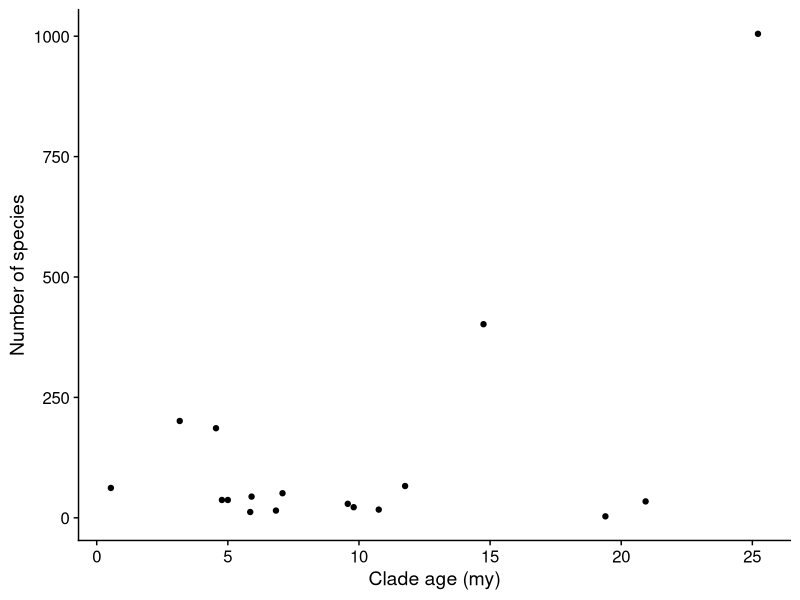
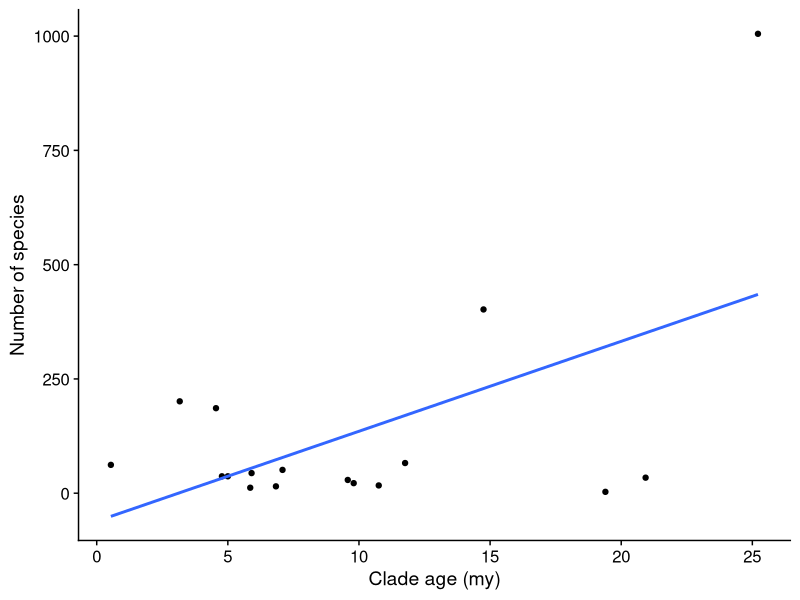
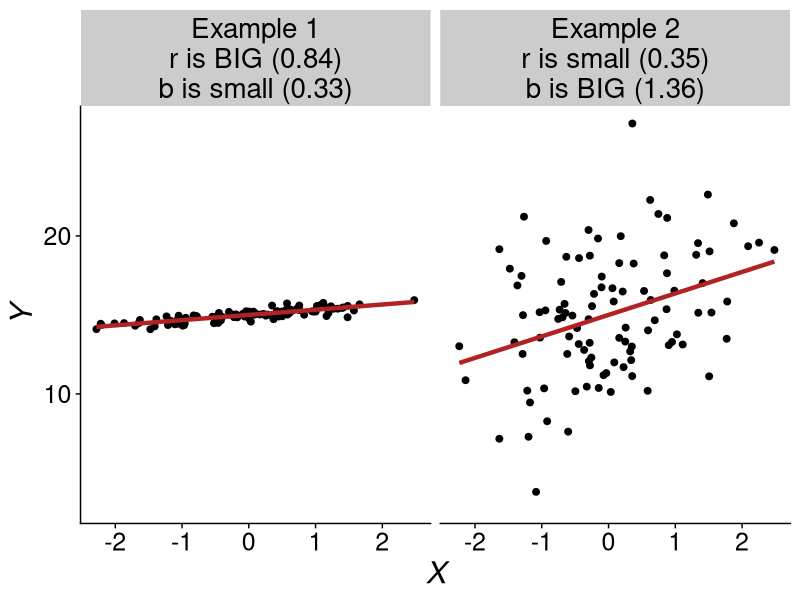
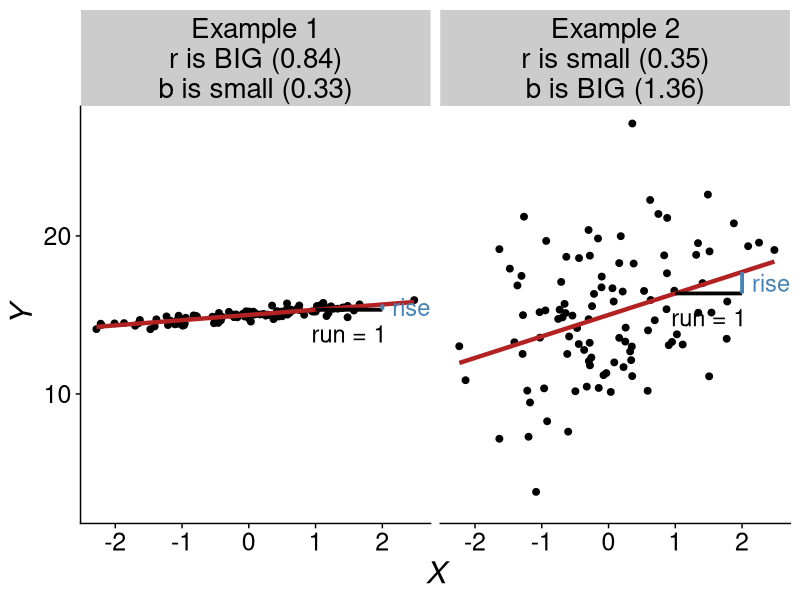
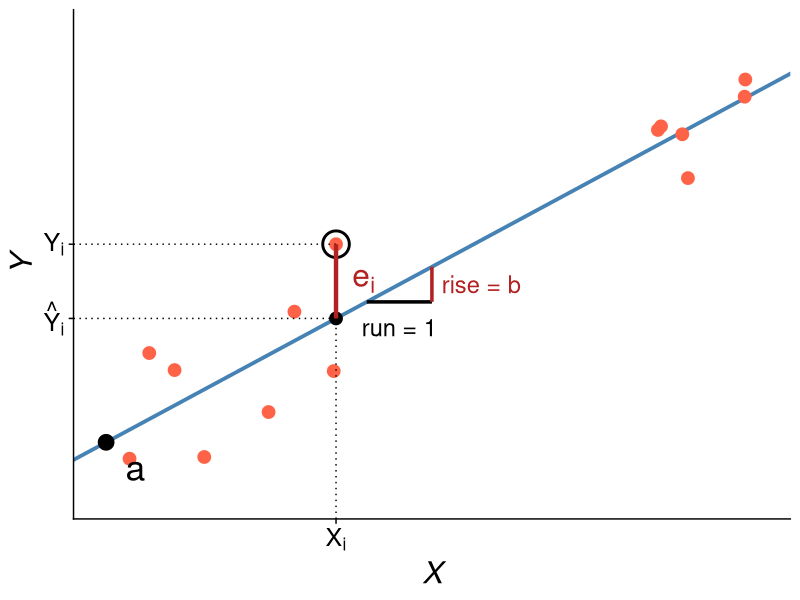
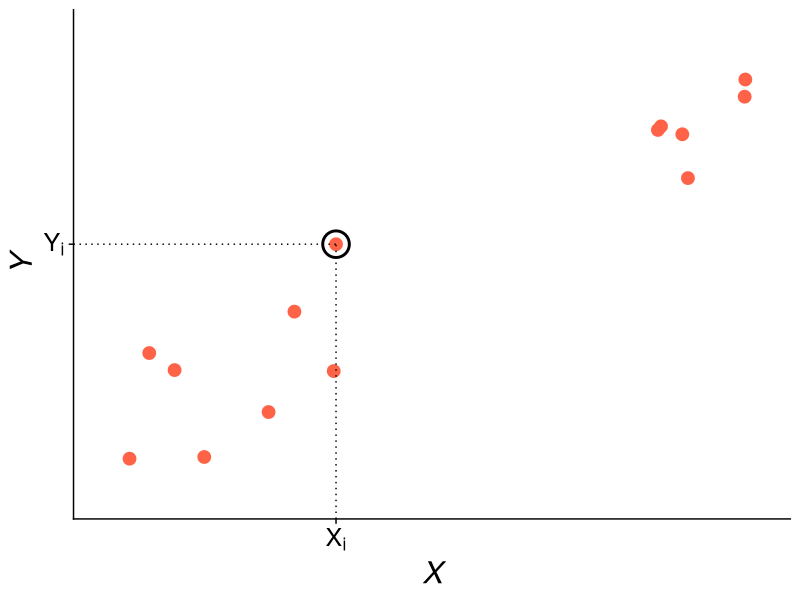
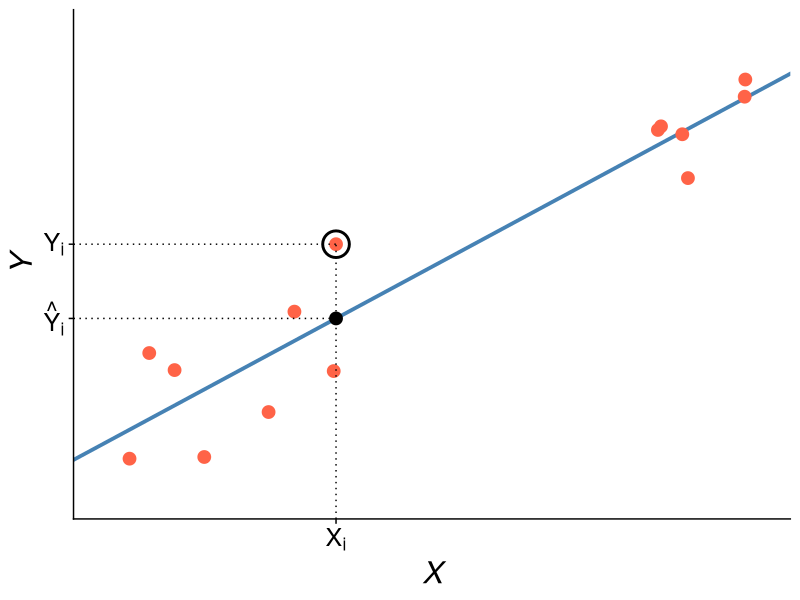
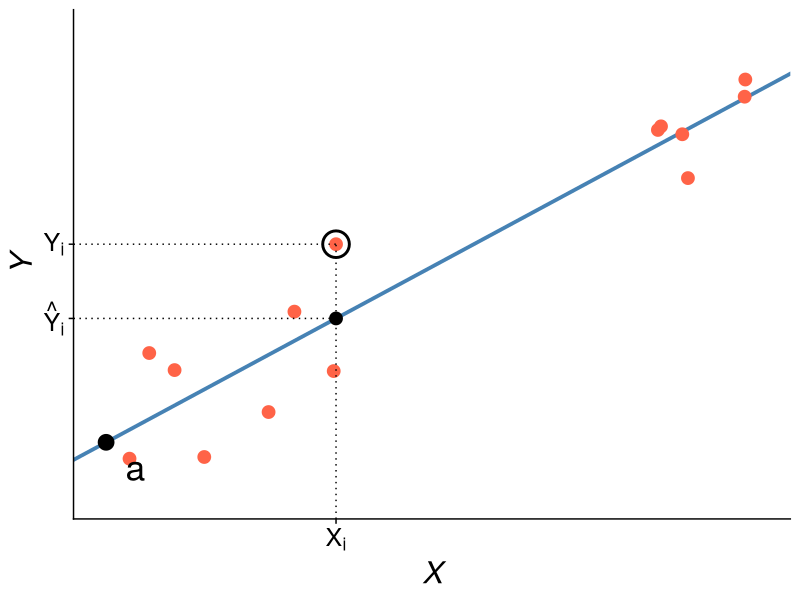

Write the R code that produced these figures, in order.
## ---- chunk 1
knitr::opts_chunk$set(echo = FALSE, warning = FALSE,
                      message = FALSE, eval = TRUE)

library(cowplot)
library(ggplot2)
library(dplyr)
library(viridis)
library(glue)
library(stringr)
library(tidyr)
library(purrr)
library(magrittr)
## ---- chunk 2
#| fig-align: center
#| fig-width: 4
#| fig-height: 3
#| out-width: "6.5in"

hi_insect <- read.csv("../data/hembry_etal.csv")
hi_insect$clade_richness <- round(hi_insect$clade_richness)

ggplot(hi_insect, aes(x = clade_age, y = clade_richness)) +
    geom_point() +
    theme_cowplot() +
    xlab("Clade age (my)") +
    ylab("Number of species")
## ---- chunk 3
cor.test(hi_insect$clade_age, hi_insect$clade_richness)
## ---- chunk 4
#| fig-align: center
#| fig-width: 4
#| fig-height: 3
#| out-width: "5in"

hi_insect <- read.csv("../data/hembry_etal.csv")
hi_insect$clade_richness <- round(hi_insect$clade_richness)

ggplot(hi_insect, aes(x = clade_age, y = clade_richness)) +
    geom_point() +
    theme_cowplot() +
    xlab("Clade age (my)") +
    ylab("Number of species") +
    geom_smooth(method = "lm", se = FALSE)
## ---- chunk 5
#| include: false

# ---- shared look ------------------------------------------------------------

line_col <- "steelblue"
pt_col <- "tomato"

theme_slides <- function() {
    theme_cowplot() +
        theme(
            axis.text = element_text(size = 18),
            axis.title = element_text(size = 22),
            strip.text = element_text(size = 20),
            plot.title = element_text(size = 22)
        )
}

xlab_i <- expression(italic(X))
ylab_i <- expression(italic(Y))

# ---- correlation vs regression panels ---------------------------------------

# n points with sample correlation exactly r and sample slope exactly b
sim_rb <- function(n, r, b, a = 15) {
    x <- as.numeric(scale(rnorm(n)))
    z <- as.numeric(scale(resid(lm(rnorm(n) ~ x))))
    sigma <- b * sqrt(1 / r ^ 2 - 1)
    data.frame(x = x, y = a + b * x + sigma * z)
}

set.seed(20211027)
panel_names <- c("Example 1\nr is BIG (0.84)\nb is small (0.33)",
                 "Example 2\nr is small (0.35)\nb is BIG (1.36)")
cr_df <- rbind(
    data.frame(sim_rb(100, 0.84, 0.33), panel = panel_names[1]),
    data.frame(sim_rb(100, 0.35, 1.36), panel = panel_names[2])
)
cr_df$panel <- factor(cr_df$panel, levels = panel_names)

cr_tri <- data.frame(
    panel = factor(panel_names, levels = panel_names),
    b = c(0.33, 1.36)
)
cr_tri$y0 <- 15 + cr_tri$b
cr_tri$y1 <- 15 + 2 * cr_tri$b

cr_plot <- function(triangle = FALSE) {
    p <- ggplot(cr_df, aes(x, y)) +
        facet_wrap(vars(panel)) +
        geom_point(size = 2) +
        geom_smooth(method = "lm", formula = y ~ x, se = FALSE,
                    color = "firebrick", linewidth = 1.5)
    if (triangle) {
        p <- p +
            geom_segment(data = cr_tri, aes(x = 1, xend = 2, y = y0, yend = y0),
                         linewidth = 1.3) +
            geom_segment(data = cr_tri, aes(x = 2, xend = 2, y = y0, yend = y1),
                         linewidth = 1.3, color = line_col) +
            geom_text(data = cr_tri, aes(x = 1.5, y = y0 - 1.5, label = "run = 1"),
                      size = 6) +
            geom_text(data = cr_tri, aes(x = 2.15, y = (y0 + y1) / 2, label = "rise"),
                      size = 6, hjust = 0, color = line_col)
    }
    p +
        coord_cartesian(ylim = c(3, 27)) +
        xlab(xlab_i) +
        ylab(ylab_i) +
        theme_slides()
}

# ---- simple simulated x vs y (y increases with x) ---------------------------

set.seed(20211027)
sim_df <- data.frame(x = runif(14, 0, 10))
sim_df$y <- 2 + 0.8 * sim_df$x + rnorm(14, sd = 1.2)
sim_model <- lm(y ~ x, data = sim_df)
a_sim <- unname(coef(sim_model)[1])
b_sim <- unname(coef(sim_model)[2])
k_sim <- which.max(residuals(sim_model))

# stage 1: a data point; 2: its prediction; 3: intercept; 4: slope; 5: residual
nomen_plot <- function(stage = 1) {
    xi <- sim_df$x[k_sim]
    yi <- sim_df$y[k_sim]
    yhat <- unname(fitted(sim_model)[k_sim])
    ymax <- ceiling(max(sim_df$y)) + 1
    ybreaks <- yi
    ylabs <- expression(Y[i])
    if (stage >= 2) {
        ybreaks <- c(yhat, yi)
        ylabs <- expression(hat(Y)[i], Y[i])
    }

    p <- ggplot(sim_df, aes(x, y))
    if (stage >= 2) {
        p <- p + geom_abline(intercept = a_sim, slope = b_sim,
                             color = line_col, linewidth = 1.3)
    }
    p <- p +
        geom_point(color = pt_col, size = 4) +
        annotate("point", x = xi, y = yi, shape = 1, size = 8, stroke = 1.5) +
        annotate("segment", x = xi, xend = xi, y = 0, yend = yi, linetype = "dotted") +
        annotate("segment", x = -0.5, xend = xi, y = yi, yend = yi, linetype = "dotted")

    if (stage >= 2) {
        p <- p +
            annotate("point", x = xi, y = yhat, size = 4) +
            annotate("segment", x = -0.5, xend = xi, y = yhat, yend = yhat,
                     linetype = "dotted")
    }
    if (stage >= 3) {
        p <- p +
            annotate("point", x = 0, y = a_sim, size = 5) +
            annotate("text", x = 0.45, y = a_sim - 0.6, label = "a", size = 9)
    }
    if (stage >= 4) {
        x0 <- 4
        y0 <- a_sim + b_sim * x0
        y1 <- a_sim + b_sim * (x0 + 1)
        p <- p +
            annotate("segment", x = x0, xend = x0 + 1, y = y0, yend = y0,
                     linewidth = 1.2) +
            annotate("segment", x = x0 + 1, xend = x0 + 1, y = y0, yend = y1,
                     linewidth = 1.2, color = "firebrick") +
            annotate("text", x = x0 + 0.5, y = y0 - 0.6, label = "run = 1", size = 6) +
            annotate("text", x = x0 + 1.15, y = (y0 + y1) / 2, label = "rise = b",
                     size = 6, hjust = 0, color = "firebrick")
    }
    if (stage >= 5) {
        p <- p +
            annotate("segment", x = xi, xend = xi, y = yhat, yend = yi,
                     linewidth = 1.5, color = "firebrick") +
            annotate("text", x = xi + 0.25, y = (yhat + yi) / 2, label = "e[i]",
                     parse = TRUE, size = 8, hjust = 0, color = "firebrick")
    }

    p +
        scale_x_continuous(breaks = xi, labels = expression(X[i])) +
        scale_y_continuous(breaks = ybreaks, labels = ylabs) +
        coord_cartesian(xlim = c(-0.5, 10.5), ylim = c(0, ymax), expand = FALSE) +
        xlab(xlab_i) +
        ylab(ylab_i) +
        theme_slides()
}

# zoomed-in view of one residual
zoom_plot <- function() {
    xi <- sim_df$x[k_sim]
    yi <- sim_df$y[k_sim]
    yhat <- unname(fitted(sim_model)[k_sim])
    ymid <- (yi + yhat) / 2
    ggplot() +
        geom_abline(intercept = a_sim, slope = b_sim, color = line_col, linewidth = 1.5) +
        annotate("segment", x = xi, xend = xi, y = yhat, yend = yi,
                 linewidth = 1.5, color = "firebrick") +
        annotate("point", x = xi, y = yi, size = 7, color = pt_col) +
        annotate("point", x = xi, y = yhat, size = 7) +
        annotate("text", x = xi - 0.1, y = yi, label = "Y[i]",
                 parse = TRUE, hjust = 1, size = 10) +
        annotate("text", x = xi - 0.1, y = yhat, label = "hat(Y)[i]",
                 parse = TRUE, hjust = 1, size = 10) +
        annotate("text", x = xi + 0.1, y = ymid, label = "e[i] == Y[i] - hat(Y)[i]",
                 parse = TRUE, hjust = 0, size = 10, color = "firebrick") +
        coord_cartesian(xlim = xi + c(-0.8, 2.6), ylim = ymid + c(-1, 1)) +
        theme_void() +
        theme(plot.background = element_rect(color = "grey60", fill = NA, linewidth = 1))
}

# ---- least squares ----------------------------------------------------------

# sum of squared residuals for a line with slope b_try through the means
ss_fun <- function(b_try) {
    a_try <- mean(sim_df$y) - b_try * mean(sim_df$x)
    sum((sim_df$y - a_try - b_try * sim_df$x) ^ 2)
}
ss_attempt <- sapply(c(-b_sim, 0, b_sim), ss_fun)

ls_plot <- function(b_try) {
    a_try <- mean(sim_df$y) - b_try * mean(sim_df$x)
    d <- sim_df
    d$pred <- a_try + b_try * d$x
    ggplot(d, aes(x, y)) +
        geom_segment(aes(xend = x, yend = pred), color = "firebrick", linewidth = 1) +
        geom_abline(intercept = a_try, slope = b_try, color = line_col, linewidth = 1.3) +
        geom_point(color = pt_col, size = 4) +
        coord_cartesian(xlim = c(0, 10), ylim = c(0, ceiling(max(d$y)) + 1)) +
        labs(subtitle = paste0("a = ", round(a_try, 2), "; b = ", round(b_try, 2),
                               "; SS_resid = ", round(sum((d$y - d$pred)^2), 2))) +
        xlab(xlab_i) +
        ylab(ylab_i) +
        theme_slides()
}

ls_curve <- function() {
    bs <- seq(-1.2 * b_sim, 2 * b_sim, length.out = 200)
    curve_df <- data.frame(b = bs, ss = sapply(bs, ss_fun))
    pts <- data.frame(b = c(-b_sim, 0, b_sim), ss = ss_attempt,
                      label = c("attempt 1", "attempt 2", "attempt 3"))
    ggplot(curve_df, aes(b, ss)) +
        geom_line(linewidth = 1.2) +
        geom_point(data = pts, size = 6, color = pt_col) +
        geom_text(data = pts, aes(label = label), hjust = -0.15, vjust = -0.6, size = 6) +
        scale_x_continuous(expand = expansion(mult = c(0.05, 0.3))) +
        xlab("slope (b)") +
        ylab(expression(SS[resid])) +
        theme_slides()
}

# ---- assumptions ------------------------------------------------------------

# normal distributions of Y centered on the line at four values of X
assump_plot <- function() {
    xs <- c(2, 4, 6, 8)
    a0 <- 1
    b0 <- 0.8
    dens <- do.call(rbind, lapply(xs, function(xx) {
        mu <- a0 + b0 * xx
        yy <- seq(mu - 3, mu + 3, length.out = 100)
        d <- dnorm(yy, mu, 1)
        data.frame(grp = xx, x = c(xx + 2 * d, xx, xx), y = c(yy, yy[100], yy[1]))
    }))
    ggplot() +
        geom_polygon(data = dens, aes(x, y, group = grp), fill = "skyblue",
                     color = line_col, alpha = 0.7) +
        geom_abline(intercept = a0, slope = b0, linewidth = 1.2) +
        scale_x_continuous(breaks = xs, labels = expression(X[1], X[2], X[3], X[4])) +
        coord_cartesian(xlim = c(0.5, 10), ylim = c(0, 11)) +
        xlab(xlab_i) +
        ylab(ylab_i) +
        theme_slides() +
        theme(axis.text.y = element_blank(), axis.ticks.y = element_blank())
}

# a relationship a line cannot describe: Y = a X^b
set.seed(20211029)
pow_df <- data.frame(x = seq(1, 10, length.out = 25))
pow_df$y <- 0.8 * pow_df$x ^ 1.8 * exp(rnorm(25, sd = 0.1))

# ---- slopes and intercepts --------------------------------------------------

slope_plot <- function(a, b) {
    ggplot() +
        geom_abline(intercept = a, slope = b, linewidth = 1.5) +
        coord_cartesian(xlim = c(0, 10), ylim = c(0, 10)) +
        xlab(xlab_i) +
        ylab(ylab_i) +
        theme_slides() +
        theme(axis.text = element_blank(), axis.ticks = element_blank())
}

intercept_plot <- function() {
    ggplot() +
        geom_abline(intercept = 6, slope = 0.4, color = line_col, linewidth = 1.5) +
        geom_abline(intercept = 2, slope = 0.4, color = "goldenrod", linewidth = 1.5) +
        annotate("text", x = 0.5, y = 6.8, label = "a[1]", parse = TRUE, size = 9,
                 color = line_col) +
        annotate("text", x = 0.5, y = 2.8, label = "a[2]", parse = TRUE, size = 9,
                 color = "goldenrod") +
        annotate("text", x = 8, y = 9.8, label = "drug", size = 8, color = line_col) +
        annotate("text", x = 8, y = 5.8, label = "placebo", size = 8,
                 color = "goldenrod") +
        coord_cartesian(xlim = c(0, 10), ylim = c(0, 11)) +
        xlab("dose") +
        ylab("response") +
        theme_slides() +
        theme(axis.text = element_blank(), axis.ticks = element_blank())
}

# ---- radiocarbon dating of Hawaiian lava flows (simulated) ------------------
# Charcoal under a flow loses 14C after the trees burn. Percent depletion
# below modern is 100 * (1 - exp(-age / 8033)) plus lab measurement scatter.

set.seed(20211028)
lava_data <- data.frame(eruption_age = sort(round(runif(16, 150, 1600))))
lava_data$c14_depletion <- round(100 * (1 - exp(-lava_data$eruption_age / 8033)) +
                                     rnorm(16, sd = 0.6), 2)

lava_model <- lm(eruption_age ~ c14_depletion, data = lava_data)

n_lava <- nrow(lava_data)
lava_df <- n_lava - 2
a_lava <- unname(coef(lava_model)[1])
b_lava <- unname(coef(lava_model)[2])
ss_resid <- sum(residuals(lava_model) ^ 2)
ms_resid <- ss_resid / lava_df
ss_x <- sum((lava_data$c14_depletion - mean(lava_data$c14_depletion)) ^ 2)
se_b <- sqrt(ms_resid / ss_x)
t_b <- b_lava / se_b
p_b <- 2 * pt(q = t_b, df = lava_df, lower.tail = FALSE)
t_crit <- qt(p = 0.05 / 2, df = lava_df, lower.tail = FALSE)
ci_lo <- b_lava - t_crit * se_b
ci_hi <- b_lava + t_crit * se_b
k_lava <- which.max(abs(residuals(lava_model)))

lava_xlab <- expression(""^14 * "C depletion (%)")
lava_ylab <- "Flow age (years BP)"

# line: fitted line; resid: residual segments; band: 95% confidence band;
# predict_x: draw arrows from X to the line to Y-hat; mark_i: label one point
lava_plot <- function(line = TRUE, resid = FALSE, band = FALSE,
                      predict_x = NULL, mark_i = FALSE) {
    d <- lava_data
    d$fit <- fitted(lava_model)
    p <- ggplot(d, aes(c14_depletion, eruption_age))
    if (resid) {
        p <- p + geom_segment(aes(xend = c14_depletion, yend = fit),
                              color = "firebrick", linewidth = 1)
    }
    if (line) {
        p <- p + geom_smooth(method = "lm", formula = y ~ x, se = band,
                             color = line_col, linewidth = 1.3)
    }
    p <- p + geom_point(color = pt_col, size = 4)
    if (!is.null(predict_x)) {
        py <- a_lava + b_lava * predict_x
        p <- p +
            annotate("segment", x = predict_x, xend = predict_x, y = 0, yend = py,
                     linetype = "dashed", arrow = arrow(length = unit(0.12, "in"))) +
            annotate("segment", x = predict_x, xend = 0, y = py, yend = py,
                     linetype = "dashed", arrow = arrow(length = unit(0.12, "in"))) +
            annotate("text", x = 0.6, y = py + 70, label = "hat(Y)", parse = TRUE,
                     size = 9, hjust = 0)
    }
    if (mark_i) {
        xk <- d$c14_depletion[k_lava]
        yk <- d$eruption_age[k_lava]
        fk <- d$fit[k_lava]
        p <- p +
            annotate("point", x = xk, y = fk, size = 5) +
            annotate("text", x = xk + 0.5, y = yk, label = "Y[i]", parse = TRUE,
                     size = 8, hjust = 0) +
            annotate("text", x = xk + 0.5, y = fk, label = "hat(Y)[i]", parse = TRUE,
                     size = 8, hjust = 0) +
            annotate("text", x = xk - 0.5, y = (yk + fk) / 2,
                     label = "e[i] == Y[i] - hat(Y)[i]", parse = TRUE,
                     size = 7, hjust = 1, color = "firebrick")
    }
    p +
        coord_cartesian(xlim = c(0, 20), ylim = c(0, 1800), expand = FALSE) +
        xlab(lava_xlab) +
        ylab(lava_ylab) +
        theme_slides()
}

# ---- diagnostics ------------------------------------------------------------

resid_plot <- function(model) {
    d <- data.frame(fit = fitted(model), res = residuals(model))
    ggplot(d, aes(fit, res)) +
        geom_hline(yintercept = 0, linetype = "dashed", color = "grey50") +
        geom_point(size = 3) +
        xlab(expression(hat(Y))) +
        ylab("Residuals") +
        theme_slides()
}

qq_plot <- function(model) {
    d <- data.frame(r = rstandard(model))
    ggplot(d, aes(sample = r)) +
        stat_qq(size = 3) +
        stat_qq_line(linetype = "dashed", color = "grey50") +
        xlab("Theoretical quantiles") +
        ylab("Standardized residuals") +
        theme_slides()
}

data_plot <- function(d) {
    ggplot(d, aes(x, y)) +
        geom_point(color = pt_col, size = 3) +
        geom_smooth(method = "lm", formula = y ~ x, se = FALSE, color = line_col,
                    linewidth = 1.3) +
        xlab(xlab_i) +
        ylab(ylab_i) +
        theme_slides() +
        theme(axis.text = element_blank(), axis.ticks = element_blank())
}

set.seed(20211030)
good_df <- data.frame(x = runif(40, 0, 10))
good_df$y <- 2 + 0.8 * good_df$x + rnorm(40)
good_model <- lm(y ~ x, data = good_df)

nl_df <- data.frame(x = runif(40, 0, 10))
nl_df$y <- 1 + 0.35 * nl_df$x ^ 2 + rnorm(40, sd = 1.5)
nl_model <- lm(y ~ x, data = nl_df)

hv_df <- data.frame(x = runif(40, 0, 10))
hv_df$y <- 2 + 0.8 * hv_df$x + rnorm(40, sd = 0.2 + 0.3 * hv_df$x)
hv_model <- lm(y ~ x, data = hv_df)

bad_df <- data.frame(x = runif(40, 0, 10))
bad_df$y <- 2 + 0.8 * bad_df$x + 0.4 * bad_df$x * (rexp(40) - 1)
bad_model <- lm(y ~ x, data = bad_df)

# ---- hypotheses about the slope and sums of squares -------------------------

hyp_plot <- function(beta, seed) {
    set.seed(seed)
    d <- data.frame(x = runif(30, 0, 10))
    d$y <- 5 + beta * (d$x - 5) + rnorm(30, sd = 1.3)
    ggplot(d, aes(x, y)) +
        geom_point(color = pt_col, size = 3) +
        geom_abline(intercept = 5 - 5 * beta, slope = beta, color = line_col,
                    linewidth = 1.5) +
        coord_cartesian(xlim = c(0, 10), ylim = c(0, 10)) +
        xlab(xlab_i) +
        ylab(ylab_i) +
        theme_slides() +
        theme(axis.text = element_blank(), axis.ticks = element_blank())
}

# type: "total" (Y to mean of Y), "regression" (Y-hat to mean of Y),
#       "residual" (Y to Y-hat)
ss_panel <- function(type) {
    d <- lava_data
    d$fit <- fitted(lava_model)
    ybar <- mean(d$eruption_age)
    p <- ggplot(d, aes(x = c14_depletion))
    if (type == "total") {
        p <- p +
            geom_hline(yintercept = ybar, color = "firebrick") +
            geom_segment(aes(xend = c14_depletion, y = eruption_age, yend = ybar),
                         color = "grey40") +
            geom_point(aes(y = eruption_age), color = pt_col, size = 3)
    } else if (type == "regression") {
        p <- p +
            geom_hline(yintercept = ybar, color = "firebrick") +
            geom_segment(aes(xend = c14_depletion, y = fit, yend = ybar),
                         color = "grey40") +
            geom_point(aes(y = fit), color = pt_col, size = 3)
    } else {
        p <- p +
            geom_smooth(aes(y = eruption_age), method = "lm", formula = y ~ x,
                        se = FALSE, color = line_col) +
            geom_segment(aes(xend = c14_depletion, y = eruption_age, yend = fit),
                         color = "grey40") +
            geom_point(aes(y = eruption_age), color = pt_col, size = 3)
    }
    p +
        coord_cartesian(xlim = c(0, 20), ylim = c(0, 1800), expand = FALSE) +
        xlab(lava_xlab) +
        ylab(lava_ylab) +
        theme_slides() +
        theme(axis.text = element_text(size = 12), axis.title = element_text(size = 14))
}

# ---- arthropod mass and body length (simulated) ----------------------------
# Mass scales with length as a power law, mass = a * length ^ b with b near 3

set.seed(20211031)
length_small <- round(c(runif(6, 1.5, 4), runif(5, 4, 7), runif(4, 7, 11)), 1)
length_large <- c(15, 20, 25, 30, 40)
arth_df <- data.frame(length = c(length_small, length_large))
arth_df$mass <- round(0.03 * arth_df$length ^ 2.8 *
                          exp(rnorm(nrow(arth_df), sd = 0.2)), 2)
arth_small <- arth_df[seq_along(length_small), ]

arth_model <- lm(mass ~ length, data = arth_small)
arth_a <- unname(coef(arth_model)[1])
arth_b <- unname(coef(arth_model)[2])
arth_p <- summary(arth_model)$coefficients[2, 4]
arth_pred <- arth_a + arth_b * 40

arth_full_model <- lm(mass ~ length, data = arth_df)
arth_log_model <- lm(log10(mass) ~ log10(length), data = arth_df)
arth_curve <- function(x) {
    10 ^ (unname(coef(arth_log_model)[1]) + unname(coef(arth_log_model)[2]) * log10(x))
}

arth_xlab <- "Body length (mm)"
arth_ylab <- "Mass (mg)"

# stage 1: small arthropods; 2: extrapolate to 40 mm; 3: add larger arthropods
arth_plot <- function(stage = 1) {
    p <- ggplot(arth_small, aes(length, mass))
    if (stage == 1) {
        p <- p +
            geom_smooth(method = "lm", formula = y ~ x, se = FALSE, color = line_col,
                        linewidth = 1.3) +
            geom_point(color = pt_col, size = 4, alpha = 0.6) +
            coord_cartesian(xlim = c(0, 12), ylim = c(0, 30))
    } else {
        p <- p +
            geom_abline(intercept = arth_a, slope = arth_b, color = "blue",
                        linewidth = 1.3) +
            annotate("segment", x = 40, xend = 40, y = 0, yend = arth_pred,
                     linetype = "dashed", color = "grey60") +
            annotate("segment", x = 0, xend = 40, y = arth_pred, yend = arth_pred,
                     linetype = "dashed", color = "grey60") +
            geom_point(color = pt_col, size = 4, alpha = 0.6)
        if (stage >= 3) {
            p <- p +
                stat_function(fun = arth_curve, xlim = c(1.5, 40),
                              color = "forestgreen", linewidth = 1.3) +
                geom_point(data = arth_df, color = pt_col, size = 4, alpha = 0.6) +
                annotate("text", x = 44, y = arth_pred + 100, label = "extrapolation",
                         color = "blue", size = 7, hjust = 1) +
                annotate("text", x = 26, y = 600, label = "reality",
                         color = "forestgreen", size = 7, hjust = 1)
        }
        p <- p + coord_cartesian(xlim = c(0, 45), ylim = c(0, 1000))
    }
    p +
        xlab(arth_xlab) +
        ylab(arth_ylab) +
        theme_slides()
}

arth_scatter <- function(log_scale = FALSE) {
    if (log_scale) {
        ggplot(arth_df, aes(log10(length), log10(mass))) +
            geom_point(color = pt_col, size = 3, alpha = 0.6) +
            geom_smooth(method = "lm", formula = y ~ x, se = TRUE, color = line_col) +
            xlab(expression(log[10] * " length")) +
            ylab(expression(log[10] * " mass")) +
            theme_slides()
    } else {
        ggplot(arth_df, aes(length, mass)) +
            geom_point(color = pt_col, size = 3, alpha = 0.6) +
            geom_smooth(method = "lm", formula = y ~ x, se = TRUE, color = line_col) +
            xlab(arth_xlab) +
            ylab(arth_ylab) +
            theme_slides()
    }
}

# ---- residuals: a four point example ----------------------------------------

res_df <- data.frame(i = 1:4, x = c(6, 7, 8, 9), y = c(0.8, 1.0, 2.2, 2.2))
res_model <- lm(y ~ x, data = res_df)
res_df$yhat <- fitted(res_model)
res_df$e <- res_df$y - res_df$yhat

res_plot <- function(show_resid = FALSE) {
    p <- ggplot(res_df, aes(x, y)) +
        geom_abline(intercept = unname(coef(res_model)[1]),
                    slope = unname(coef(res_model)[2]),
                    color = line_col, linewidth = 1.2)
    if (show_resid) {
        p <- p +
            geom_segment(aes(xend = x, yend = yhat), color = "firebrick", linewidth = 1.5) +
            geom_text(aes(y = (y + yhat) / 2, label = paste0("e[", i, "]")),
                      parse = TRUE, nudge_x = 0.3, size = 6, color = "firebrick")
    }
    p +
        geom_point(color = pt_col, size = 5) +
        geom_point(aes(y = yhat), size = 4) +
        geom_text(aes(label = paste0("Y[", i, "]")), parse = TRUE, nudge_x = -0.22,
                  size = 6) +
        geom_text(aes(y = yhat, label = paste0("hat(Y)[", i, "]")), parse = TRUE,
                  nudge_x = 0.22, nudge_y = -0.12, size = 6) +
        scale_x_continuous(breaks = 6:9) +
        coord_cartesian(xlim = c(5.5, 9.6), ylim = c(0.3, 2.8)) +
        xlab(xlab_i) +
        ylab(ylab_i) +
        theme_slides()
}
## ---- chunk 6
#| fig-align: center
#| fig-width: 8
#| fig-height: 3.8
#| out-width: "9in"

cr_plot()
## ---- chunk 7
#| fig-align: center
#| fig-width: 8
#| fig-height: 3.8
#| out-width: "9in"

cr_plot(triangle = TRUE)
## ---- chunk 8
#| fig-align: center
#| fig-width: 5
#| fig-height: 4
#| out-width: "4.8in"

nomen_plot(5)
## ---- chunk 9
#| fig-align: center
#| fig-width: 5
#| fig-height: 4
#| out-width: "4.8in"

nomen_plot(1)
## ---- chunk 10
#| fig-align: center
#| fig-width: 5
#| fig-height: 4
#| out-width: "4.8in"

nomen_plot(2)
## ---- chunk 11
#| fig-align: center
#| fig-width: 5
#| fig-height: 4
#| out-width: "4.8in"

nomen_plot(3)
## ---- chunk 12
#| fig-align: center
#| fig-width: 5
#| fig-height: 4
#| out-width: "4.8in"

nomen_plot(4)
## ---- chunk 13
#| fig-align: center
#| fig-width: 5
#| fig-height: 4
#| out-width: "4.8in"

nomen_plot(5)
## ---- chunk 14
#| fig-align: center
#| fig-width: 6
#| fig-height: 3.6
#| out-width: "7in"

zoom_plot()
## ---- chunk 15
#| fig-align: center
#| fig-width: 5
#| fig-height: 4
#| out-width: "4.6in"

assump_plot()
## ---- chunk 16
#| fig-align: center
#| fig-width: 5
#| fig-height: 3.6
#| out-width: "5.5in"

ggplot(pow_df, aes(x, y)) +
    geom_point(color = pt_col, size = 4) +
    geom_smooth(method = "lm", formula = y ~ x, se = FALSE, color = line_col,
                linewidth = 1.3) +
    xlab(xlab_i) +
    ylab(ylab_i) +
    theme_slides()
## ---- chunk 17
#| fig-align: center
#| fig-width: 5
#| fig-height: 4
#| out-width: "4.8in"

res_plot()
## ---- chunk 18
#| fig-align: center
#| fig-width: 5
#| fig-height: 4
#| out-width: "4.8in"

res_plot(show_resid = TRUE)
## ---- chunk 19
#| fig-align: center
#| fig-width: 5
#| fig-height: 4
#| out-width: "5in"

ls_plot(-b_sim)
## ---- chunk 20
#| fig-align: center
#| fig-width: 5
#| fig-height: 4
#| out-width: "5in"

ls_plot(0)
## ---- chunk 21
#| fig-align: center
#| fig-width: 5
#| fig-height: 4
#| out-width: "5in"

ls_plot(b_sim)
## ---- chunk 22
#| fig-align: center
#| fig-width: 6
#| fig-height: 3.6
#| out-width: "7in"

ls_curve()
## ---- chunk 23
#| fig-align: center
#| fig-width: 3
#| fig-height: 3
#| out-width: "3in"

slope_plot(2, 0.7)
## ---- chunk 24
#| fig-align: center
#| fig-width: 3
#| fig-height: 3
#| out-width: "3in"

slope_plot(5, 0)
## ---- chunk 25
#| fig-align: center
#| fig-width: 3
#| fig-height: 3
#| out-width: "3in"

slope_plot(9, -0.7)
## ---- chunk 26
#| fig-align: center
#| fig-width: 5
#| fig-height: 4
#| out-width: "4.4in"

intercept_plot()
## ---- chunk 27
#| fig-align: center
#| fig-width: 5
#| fig-height: 4
#| out-width: "4.8in"

lava_plot(line = FALSE)
## ---- chunk 28
#| fig-align: center
#| fig-width: 5
#| fig-height: 4
#| out-width: "4.8in"

lava_plot(predict_x = 10)
## ---- chunk 29
#| echo: true

lava_model <- lm(eruption_age ~ c14_depletion, data = lava_data)
## ---- chunk 30
#| echo: true

lava_model
## ---- chunk 31
#| fig-align: center
#| fig-width: 5
#| fig-height: 4
#| out-width: "4.8in"

lava_plot(predict_x = 10)
## ---- chunk 32
#| fig-align: center
#| fig-width: 5
#| fig-height: 4
#| out-width: "5in"

lava_plot(resid = TRUE, mark_i = TRUE)
## ---- chunk 33
#| fig-align: center
#| fig-width: 5
#| fig-height: 4
#| out-width: "4.4in"

resid_plot(lava_model)
## ---- chunk 34
#| fig-align: center
#| fig-width: 9
#| fig-height: 3.4
#| out-width: "9.5in"

plot_grid(data_plot(nl_df), resid_plot(nl_model), nrow = 1)
## ---- chunk 35
#| fig-align: center
#| fig-width: 9
#| fig-height: 3.4
#| out-width: "9.5in"

plot_grid(data_plot(hv_df), resid_plot(hv_model), nrow = 1)
## ---- chunk 36
#| fig-align: center
#| fig-width: 5
#| fig-height: 4
#| out-width: "4.4in"

qq_plot(lava_model)
## ---- chunk 37
#| echo: true

# this makes all "random" numbers the same every time
# we run this code
set.seed(12)

# random dates
deltaC14 <- runif(18, 0, 600)

# simulate date of birth from slope, intercept,
# and residual error
dateOfBirth <- 1992.27 - 0.05326 * deltaC14 +
    rnorm(18, sd = 10.99)
## ---- chunk 38
#| echo: true

# combine into data.frame
tooth.data <- data.frame(deltaC14 = deltaC14,
                         dateOfBirth = dateOfBirth)

# have a look
head(tooth.data)
## ---- chunk 39
#| echo: true
#| fig-align: center
#| fig-width: 3.5
#| fig-height: 3
#| out-width: "5.5in"

ggplot(tooth.data, aes(deltaC14, dateOfBirth)) +
    geom_point()
## ---- chunk 40
#| echo: true

tooth.model <- lm(dateOfBirth ~ deltaC14,
                  data = tooth.data)
## ---- chunk 41
#| echo: false

summary(tooth.model)
## ---- chunk 42
#| echo: true

confint(tooth.model)
